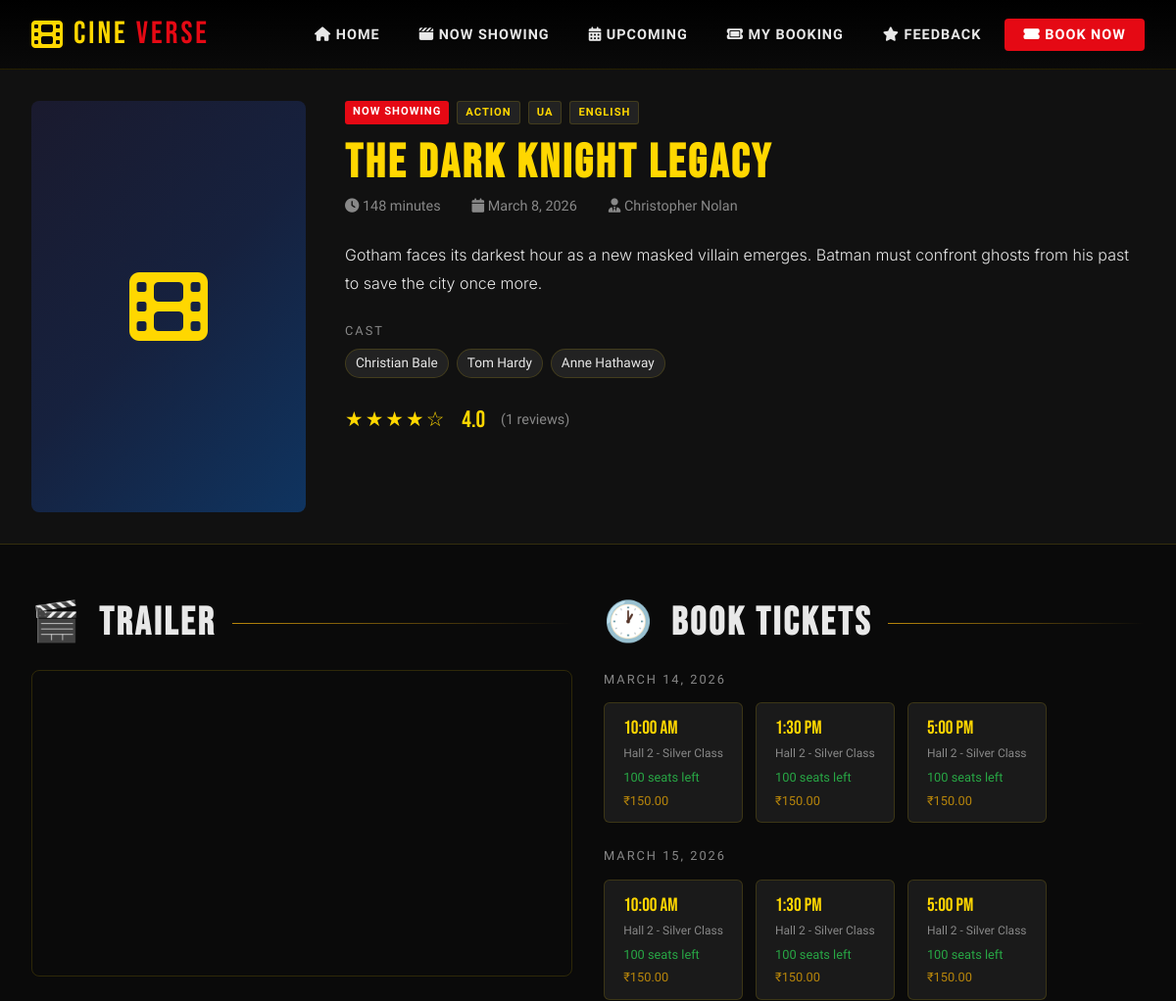
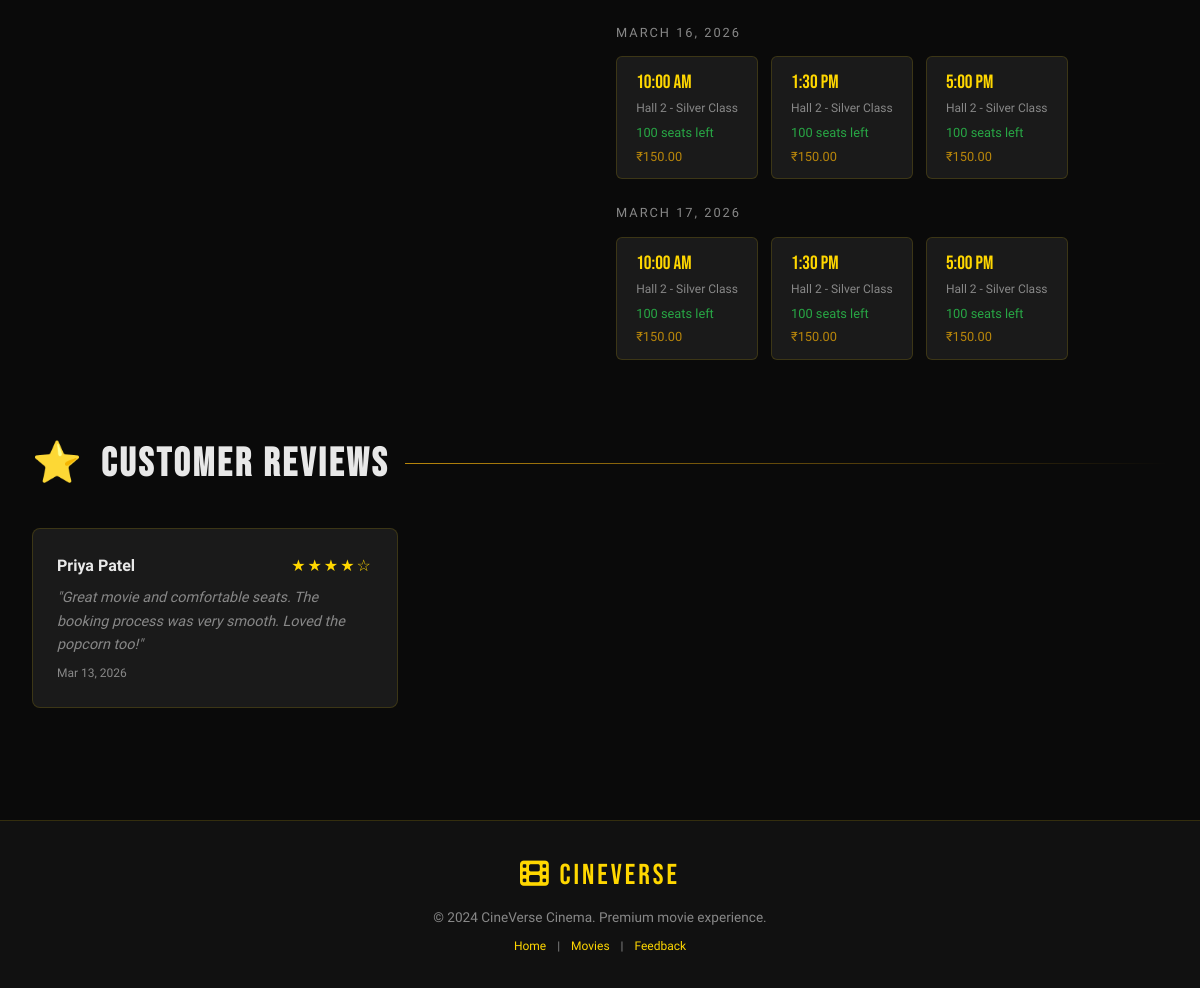
The app's page /movies/2/ with its own data (2 pictures, top to bottom).
### cinema/models.py (models this page shows, shortened)
class Movie(models.Model):
    STATUS_CHOICES = [
        ('now_showing', 'Now Showing'),
        ('upcoming', 'Upcoming'),
        ('ended', 'Ended'),
    ]
    title = models.CharField(max_length=200)
    description = models.TextField()
    genre = models.CharField(max_length=100)
    duration = models.IntegerField(help_text="Duration in minutes")
    release_date = models.DateField()
    poster = models.ImageField(upload_to='posters/', blank=True, null=True)
    trailer_url = models.URLField(blank=True, null=True, help_text="YouTube embed URL")
    status = models.CharField(max_length=20, choices=STATUS_CHOICES, default='upcoming')
    rating = models.CharField(max_length=10, default='U/A')
    language = models.CharField(max_length=50, default='English')
    director = models.CharField(max_length=100, blank=True)
    cast = models.TextField(blank=True, help_text="Comma separated cast names")
    created_at = models.DateTimeField(auto_now_add=True)
    class Meta:
        ordering = ['-release_date']

class ShowTime(models.Model):
    movie = models.ForeignKey(Movie, on_delete=models.CASCADE, related_name='showtimes')
    hall = models.ForeignKey(Hall, on_delete=models.CASCADE)
    show_date = models.DateField()
    show_time = models.TimeField()
    ticket_price = models.DecimalField(max_digits=8, decimal_places=2, default=150.00)
    def booked_seats_count(self):
        return self.bookings.filter(status='confirmed').aggregate(
            total=models.Sum('num_seats')
        )['total'] or 0
    def available_seats(self):
        return self.hall.total_seats - self.booked_seats_count()
    class Meta:
        ordering = ['show_date', 'show_time']

class Hall(models.Model):
    name = models.CharField(max_length=100)
    total_seats = models.IntegerField(default=100)
    rows = models.IntegerField(default=10)
    seats_per_row = models.IntegerField(default=10)

class Feedback(models.Model):
    RATING_CHOICES = [(i, str(i)) for i in range(1, 6)]
    movie = models.ForeignKey(Movie, on_delete=models.CASCADE, related_name='feedbacks', null=True, blank=True)
    customer_name = models.CharField(max_length=200)
    customer_email = models.EmailField()
    rating = models.IntegerField(choices=RATING_CHOICES, default=5)
    comment = models.TextField()
    created_at = models.DateTimeField(auto_now_add=True)
    is_approved = models.BooleanField(default=True)
    class Meta:
        ordering = ['-created_at']

### cinema/views.py (the view)
# urls.py: path('movies/<int:pk>/', views.movie_detail, name='movie_detail'),
def movie_detail(request, pk):
    movie = get_object_or_404(Movie, pk=pk)
    showtimes = movie.showtimes.filter(show_date__gte=timezone.now().date()).order_by('show_date', 'show_time')
    feedbacks = movie.feedbacks.filter(is_approved=True)
    avg_rating = feedbacks.aggregate(avg=Avg('rating'))['avg']
    context = {
        'movie': movie,
        'showtimes': showtimes,
        'feedbacks': feedbacks,
        'avg_rating': avg_rating,
        'cast_list': [c.strip() for c in movie.cast.split(',')] if movie.cast else [],
    }
    return render(request, 'cinema/movie_detail.html', context)

### cinema/templates/cinema/movie_detail.html (shortened to what this page needs)
{% extends 'cinema/base.html' %}
{% block content %}
<div style="background:var(--dark2); border-bottom:1px solid var(--border);">
    <div style="max-width:1300px; margin:0 auto; padding:2rem; display:grid; grid-template-columns:280px 1fr; gap:2.5rem;">
        <div>
            {% if movie.poster %}
                <img src="{{ movie.poster.url }}" alt="{{ movie.title }}" style="width:100%; border-radius:8px; border:2px solid var(--border);">
            {% else %}
                <div style="width:100%; aspect-ratio:2/3; background:linear-gradient(135deg,#1a1a2e,#16213e,#0f3460); border-radius:8px; display:flex; align-items:center; justify-content:center; font-size:5rem; color:var(--gold);">
                    <i class="fas fa-film"></i>
                </div>
            {% endif %}
        </div>
        <div>
            <div style="display:flex; gap:0.5rem; flex-wrap:wrap; margin-bottom:1rem;">
                <span class="badge badge-{% if movie.status == 'now_showing' %}now{% else %}upcoming{% endif %}">
                    {{ movie.get_status_display }}
                </span>
                <span class="badge badge-genre">{{ movie.genre }}</span>
                <span class="badge badge-genre">{{ movie.rating }}</span>
                <span class="badge badge-genre">{{ movie.language }}</span>
            </div>
            <h1 style="font-family:'Bebas Neue',sans-serif; font-size:3rem; color:var(--gold); letter-spacing:3px; line-height:1; margin-bottom:0.5rem;">{{ movie.title }}</h1>
            <div style="display:flex; gap:2rem; color:var(--text-muted); font-size:0.9rem; margin-bottom:1.5rem; flex-wrap:wrap;">
                <span><i class="fas fa-clock"></i> {{ movie.duration }} minutes</span>
                <span><i class="fas fa-calendar"></i> {{ movie.release_date }}</span>
                {% if movie.director %}<span><i class="fas fa-user-tie"></i> {{ movie.director }}</span>{% endif %}
            </div>
            <p style="color:var(--text); line-height:1.8; margin-bottom:1.5rem; font-size:1rem; font-family:'Inter',sans-serif; font-weight:300;">{{ movie.description }}</p>
            {% if cast_list %}
            <div style="margin-bottom:1.5rem;">
                <div style="font-size:0.8rem; color:var(--text-muted); letter-spacing:2px; text-transform:uppercase; margin-bottom:0.5rem;">Cast</div>
                <div style="display:flex; gap:0.5rem; flex-wrap:wrap;">
                    {% for member in cast_list %}
                    <span style="background:var(--dark4); padding:3px 10px; border-radius:20px; font-size:0.85rem; border:1px solid var(--border);">{{ member }}</span>
                    {% endfor %}
                </div>
            </div>
            {% endif %}
            {% if avg_rating %}
            <div style="display:flex; align-items:center; gap:1rem; margin-bottom:1.5rem;">
                <span class="stars" style="font-size:1.3rem;">
                    {% for i in "12345" %}{% if forloop.counter <= avg_rating|floatformat:"0"|add:"0" %}★{% else %}☆{% endif %}{% endfor %}
                </span>
                <span style="font-family:'Bebas Neue',sans-serif; font-size:1.5rem; color:var(--gold);">{{ avg_rating|floatformat:1 }}</span>
                <span style="color:var(--text-muted); font-size:0.9rem;">({{ feedbacks.count }} reviews)</span>
            </div>
            {% endif %}
        </div>
    </div>
</div>
<div class="section">
    <div style="display:grid; grid-template-columns:1fr 1fr; gap:2rem;">
        {% if movie.trailer_url %}
        <div>
            <h2 class="section-title" style="margin-bottom:1rem;"><span class="accent">🎬</span> Trailer</h2>
            <div style="position:relative; padding-bottom:56.25%; height:0; overflow:hidden; border-radius:8px; border:1px solid var(--border);">
                <iframe src="{{ movie.trailer_url }}" style="position:absolute; top:0; left:0; width:100%; height:100%;" frameborder="0" allowfullscreen allow="accelerometer; autoplay; clipboard-write; encrypted-media; gyroscope; picture-in-picture"></iframe>
            </div>
        </div>
        {% endif %}
        <div>
            <h2 class="section-title" style="margin-bottom:1rem;"><span class="accent">🕐</span> Book Tickets</h2>
            {% if showtimes %}
                {% regroup showtimes by show_date as date_list %}
                {% for date in date_list %}
                <div style="margin-bottom:1.5rem;">
                    <div style="font-size:0.8rem; color:var(--text-muted); letter-spacing:2px; text-transform:uppercase; margin-bottom:0.8rem;">{{ date.grouper }}</div>
                    <div style="display:flex; flex-wrap:wrap; gap:0.8rem;">
                        {% for show in date.list %}
                        <a href="{% url 'book_ticket' show.pk %}" style="text-decoration:none;">
                            <div style="background:var(--dark3); border:1px solid var(--border); border-radius:6px; padding:0.7rem 1.2rem; transition:all 0.2s; cursor:pointer;" onmouseover="this.style.borderColor='var(--gold)'; this.style.background='rgba(255,215,0,0.08)'" onmouseout="this.style.borderColor='var(--border)'; this.style.background='var(--dark3)'">
                                <div style="font-family:'Bebas Neue',sans-serif; font-size:1.2rem; color:var(--gold);">{{ show.show_time|time:"g:i A" }}</div>
                                <div style="font-size:0.75rem; color:var(--text-muted);">{{ show.hall.name }}</div>
                                <div style="font-size:0.8rem; margin-top:0.3rem;">
                                    <span style="color:{% if show.available_seats > 10 %}#28a745{% elif show.available_seats > 0 %}#ffc107{% else %}var(--red){% endif %};">
                                        {% if show.available_seats > 0 %}{{ show.available_seats }} seats left{% else %}HOUSEFULL{% endif %}
                                    </span>
                                </div>
                                <div style="font-size:0.8rem; color:var(--gold-dark); margin-top:0.2rem;">₹{{ show.ticket_price }}</div>
                            </div>
                        </a>
                        {% endfor %}
                    </div>
                </div>
                {% endfor %}
            {% else %}
                <div class="card" style="text-align:center; color:var(--text-muted);">
                    <i class="fas fa-calendar-times" style="font-size:2rem; margin-bottom:0.5rem;"></i>
                    <p>No shows scheduled yet.</p>
                </div>
            {% endif %}
        </div>
    </div>
    {% if feedbacks %}
    <div style="margin-top:3rem;">
        <h2 class="section-title"><span class="accent">⭐</span> Customer Reviews</h2>
        <div style="display:grid; grid-template-columns:repeat(auto-fill,minmax(280px,1fr)); gap:1.2rem;">
            {% for fb in feedbacks %}
            <div class="card">
                <div style="display:flex; justify-content:space-between; align-items:center; margin-bottom:0.5rem;">
                    <strong>{{ fb.customer_name }}</strong>
                    <span class="stars">{% for i in "12345" %}{% if forloop.counter <= fb.rating %}★{% else %}☆{% endif %}{% endfor %}</span>
                </div>
                <p style="color:var(--text-muted); font-size:0.9rem; font-style:italic;">"{{ fb.comment }}"</p>
                <div style="font-size:0.75rem; color:var(--text-muted); margin-top:0.5rem;">{{ fb.created_at|date:"M d, Y" }}</div>
            </div>
            {% endfor %}
        </div>
    </div>
    {% endif %}
</div>
{% endblock %}

### cinema/templates/cinema/base.html (style rules this page uses)
:root { --gold: #FFD700; --gold-dark: #B8860B; --red: #E50914; --dark: #0A0A0A; --dark2: #111111; --dark3: #1A1A1A; --dark4: #222222; --text: #E8E8E8; --text-muted: #888; --border: rgba(255,215,0,0.15); }
* { margin: 0; padding: 0; box-sizing: border-box; }
body { background: var(--dark); color: var(--text); font-family: 'Rajdhani', sans-serif; font-size: 16px; line-height: 1.6; min-height: 100vh; }
.section { max-width: 1300px; margin: 0 auto; padding: 3rem 2rem; }
.section-title { font-family: 'Bebas Neue', sans-serif; font-size: 2.5rem; letter-spacing: 3px; color: var(--text); display: flex; align-items: center; gap: 1rem; margin-bottom: 2rem; }
.section-title::after { content: ''; flex: 1; height: 1px; background: linear-gradient(90deg, var(--gold-dark), transparent); }
.section-title .accent { color: var(--gold); }
.badge { display: inline-block; padding: 2px 8px; border-radius: 3px; font-size: 0.7rem; font-weight: 700; letter-spacing: 1px; text-transform: uppercase; }
.badge-now { background: var(--red); color: #fff; }
.badge-genre { background: var(--dark4); color: var(--gold); border: 1px solid var(--border); }
.stars { color: var(--gold); letter-spacing: 2px; }
.card { background: var(--dark3); border: 1px solid var(--border); border-radius: 8px; padding: 1.5rem; }

### records on screen
Movie: status "NOW SHOWING", genre "ACTION", rating "UA", language "ENGLISH", title "The Dark Knight Legacy", duration "148", release_date "March 8, 2026", director "Christopher Nolan", description "Gotham faces its darkest hour as a new masked villain emerges. Batman must confront ghosts from his past to save the city once more."
ShowTime: grouper "MARCH 14, 2026", show_time "10:00 AM", hall.name "Hall 2 - Silver Class", available_seats "100", ticket_price "150.00"
ShowTime: show_time "1:30 PM", hall.name "Hall 2 - Silver Class", available_seats "100", ticket_price "150.00"
ShowTime: show_time "5:00 PM", hall.name "Hall 2 - Silver Class", available_seats "100", ticket_price "150.00"
ShowTime: grouper "MARCH 15, 2026", show_time "10:00 AM", hall.name "Hall 2 - Silver Class", available_seats "100", ticket_price "150.00"
ShowTime: show_time "1:30 PM", hall.name "Hall 2 - Silver Class", available_seats "100", ticket_price "150.00"
ShowTime: show_time "5:00 PM", hall.name "Hall 2 - Silver Class", available_seats "100", ticket_price "150.00"
ShowTime: grouper "MARCH 16, 2026", show_time "10:00 AM", hall.name "Hall 2 - Silver Class", available_seats "100", ticket_price "150.00"
ShowTime: show_time "1:30 PM", hall.name "Hall 2 - Silver Class", available_seats "100", ticket_price "150.00"
ShowTime: show_time "5:00 PM", hall.name "Hall 2 - Silver Class", available_seats "100", ticket_price "150.00"
ShowTime: grouper "MARCH 17, 2026", show_time "10:00 AM", hall.name "Hall 2 - Silver Class", available_seats "100", ticket_price "150.00"
ShowTime: show_time "1:30 PM", hall.name "Hall 2 - Silver Class", available_seats "100", ticket_price "150.00"
ShowTime: show_time "5:00 PM", hall.name "Hall 2 - Silver Class", available_seats "100", ticket_price "150.00"
Feedback: customer_name "Priya Patel", rating 4 (drawn), comment "Great movie and comfortable seats. The booking process was very smooth. Loved the popcorn too!", created_at "Mar 13, 2026"

### other values on screen
{{ member }} "Christian Bale" "Tom Hardy" "Anne Hathaway"
{{ avg_rating|floatformat:1 }} "4.0"
{{ feedbacks.count }} "1"
